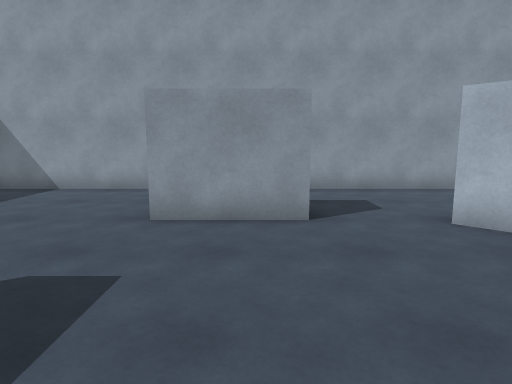
view 1 (above)

22 first-person views from a walk through a Unity game level. The camera is 1.4 m above the floor, tilts 8° down and sees 75° across. The floor is counted in squares, 1 m on a side. Each view is taken from the middle of a square. On the plan, view 1 faces up. The plan holds only what a view shows up to about 15 squares ahead; the rest is blank. The player character is not drawn.

view 2
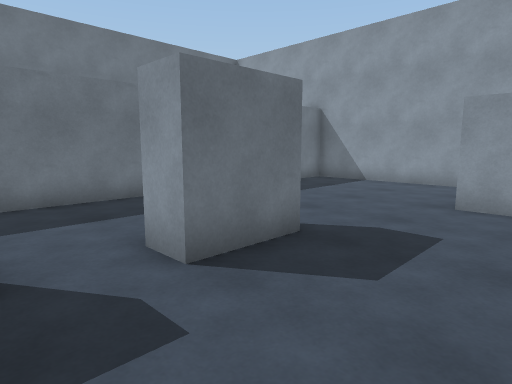

view 3
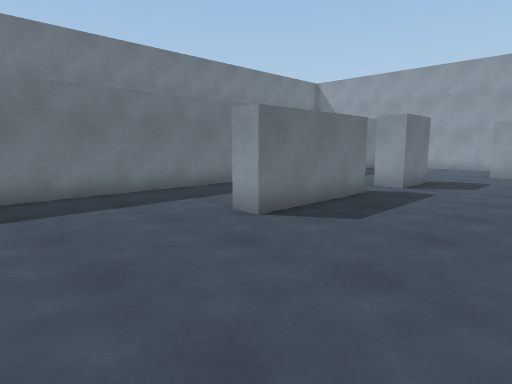

view 4
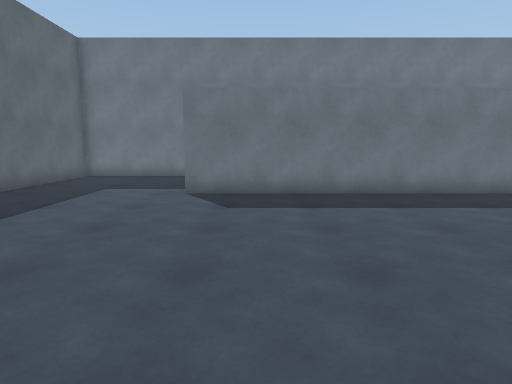

view 5
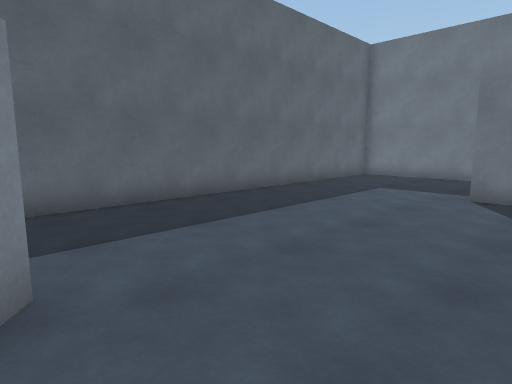

view 6
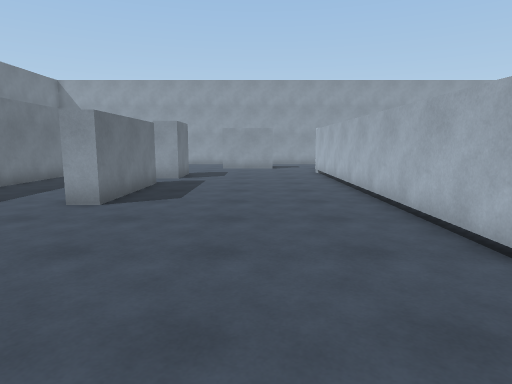

view 7
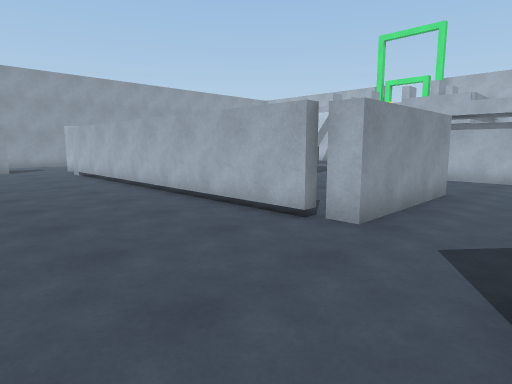

view 8
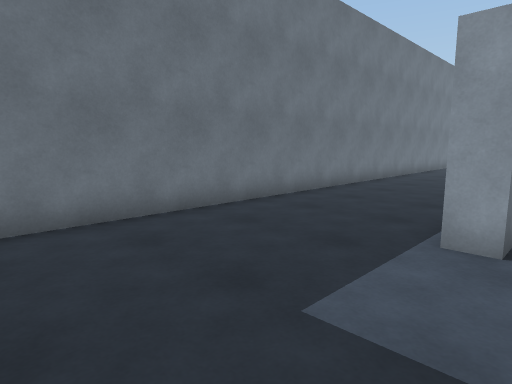

view 9
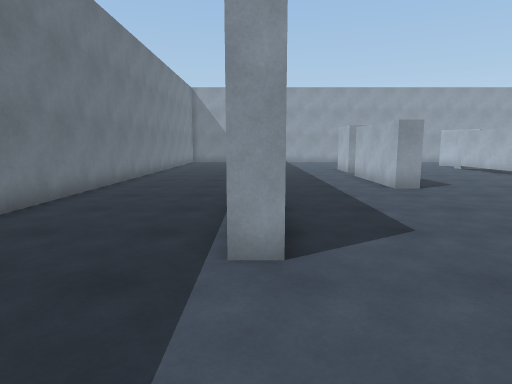

view 10
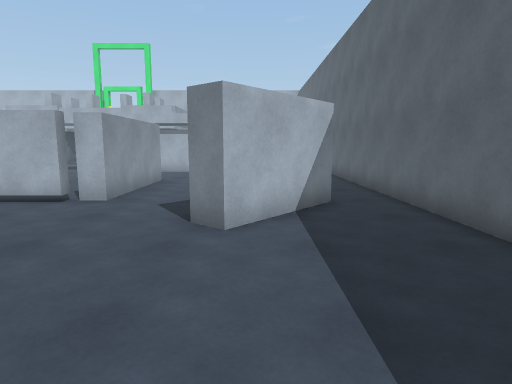

view 11
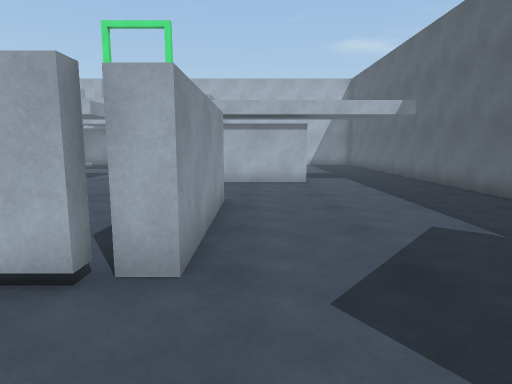

view 12
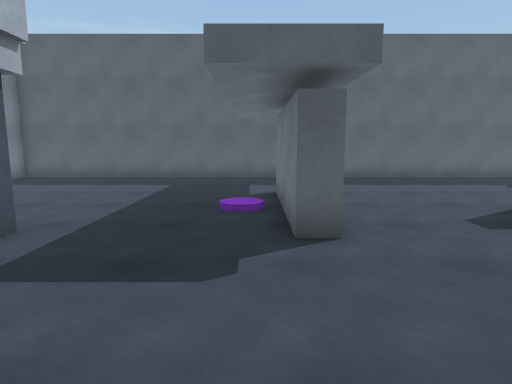

view 13
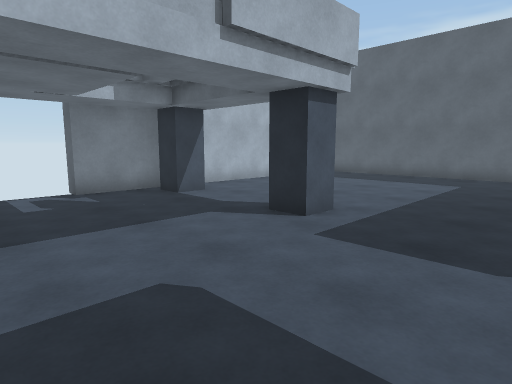

view 14
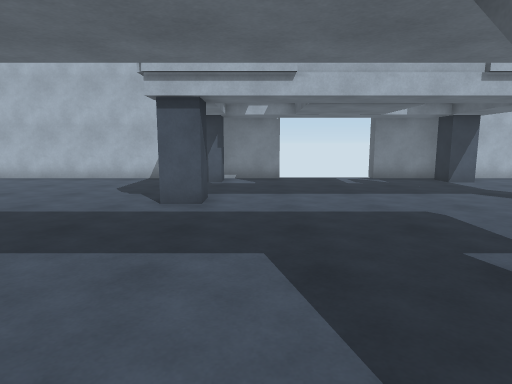

view 15
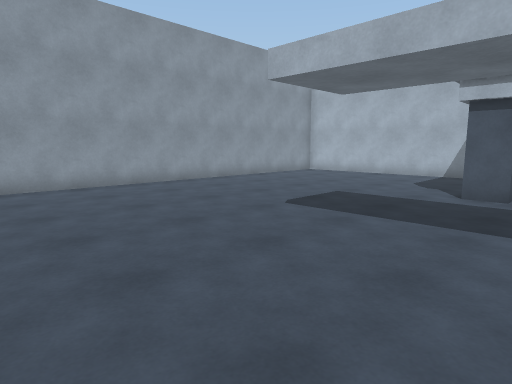

view 16
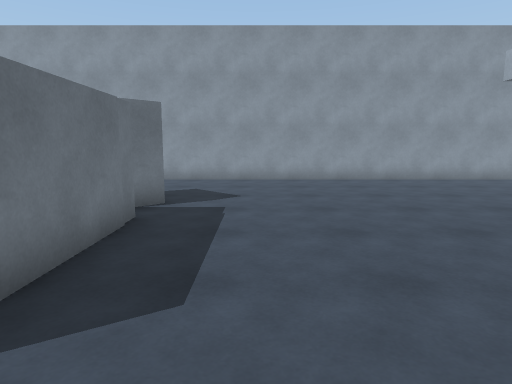

view 17
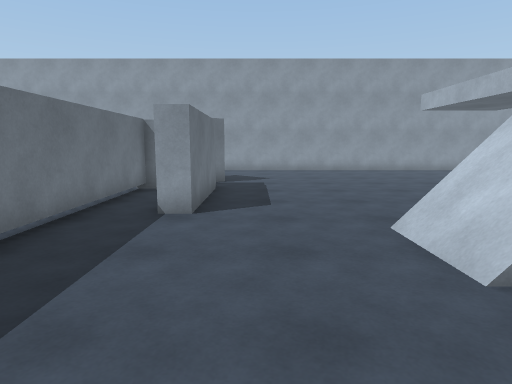

view 18
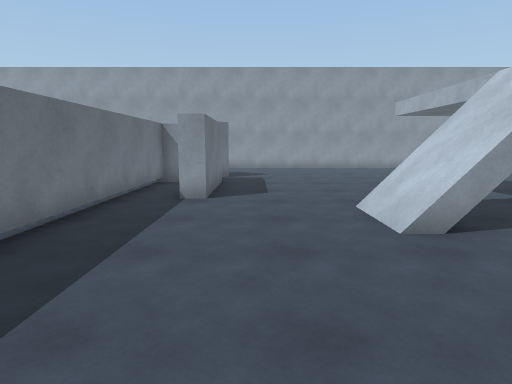

view 19
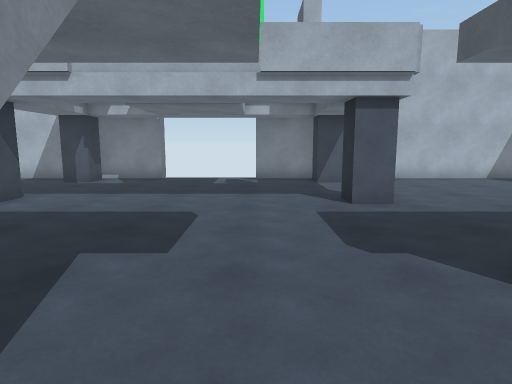

view 20
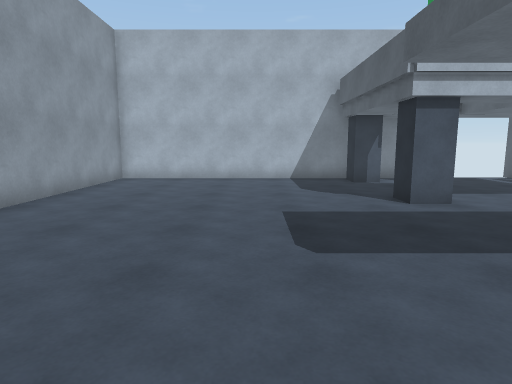

view 21
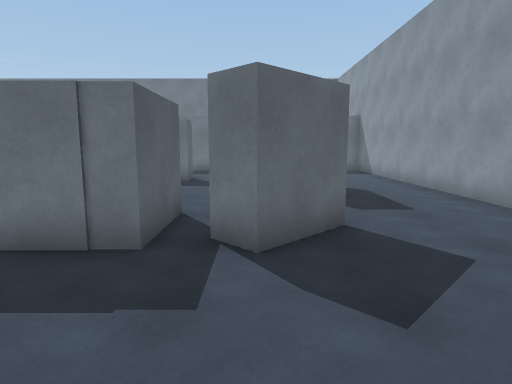

view 22
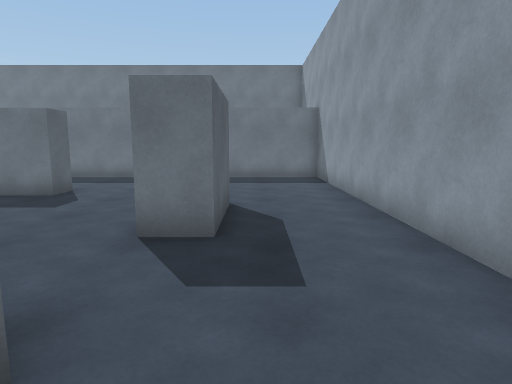

### Floor plan
Points are (right, up) in squares from view 1. A wall is a line through its corners. A room is listed if a view was taken in it or the views show most of it. See-through windows are left out.
Room 1 (views 1, 2, 3, 4, 5, 6, 7, 8, 9, 10, 11)
walls: (-3.7, -1.6) (-3.7, -6.2) (-4.5, -6.2) (-4.5, -1.9); (-8.6, 2.6) (-8.6, -13.1) (-9.4, -13.1); (-14.2, -1.8) (-14.2, -17.4); (3.1, -10.2) (3.1, 2.4); (0.4, -14.5) (1, -13.8); (1, 6.2) (-2, 6.2); (-3.4, 10.7) (-8.6, 10.7) (-8.6, 6.8); (-14.2, -18.7) (0.5, -18.7)
ways out: opening at (-2.7, 9) to room 2; opening at (1.5, -14.5) to room 2; opening at (2, 4.7) to room 2
objects: other object (-4, 0) to (-3, 2)
Room 2 (views 12, 13, 14, 15, 16, 17, 18, 19, 20, 21, 22)
walls: (12.6, -8.9) (13.4, -8.9) (13.4, -13.6); (8.5, -11.2) (3.4, -11.2) (3.4, -10.2) (3.1, -10.2); (12.7, -14) (12.7, -10); (4.1, 2.7) (3.4, 2.7) (3.4, -5.5); (24.9, -2) (24.2, -2) (24.2, 10.7) (-3.4, 10.7); (24.2, -8.8) (24.2, -6) (24.9, -6); (3, 3.4) (5.7, 3.4) (5.7, -1.3) (4.9, -1.3); (3.3, -16.9) (0.4, -14.5); (-2, 7.4) (1, 7.4) (1, 6.2); (0.5, -18.7) (24.2, -18.7) (24.2, -10.2)
ways out: opening at (-2.7, 9) to room 1; opening at (1.5, -14.5) to room 1; opening at (2, 4.7) to room 1
objects: other object (4, 4) to (6, 6); other object (18, -9) to (19, -8); other object (18, 0) to (19, 1); other object (23, -9) to (23, -8); other object (23, 0) to (23, 1)

Where each view was taken, in squares from view 1:
view 1: 0 up, 0 right, facing up
view 2: 2 down, 0 right, facing up-left
view 3: 11 down, 1 right, facing up-left
view 4: 11 down, 1 right, facing left
view 5: 11 down, 1 right, facing down-left
view 6: 14 down, 0 right, facing up
view 7: 14 down, 2 left, facing up-right
view 8: 18 down, 8 left, facing up-left
view 9: 17 down, 9 left, facing up
view 10: 15 down, 5 left, facing right
view 11: 12 down, 0 right, facing right
view 12: 4 down, 14 right, facing down
view 13: 3 down, 14 right, facing down-right
view 14: 1 down, 10 right, facing right
view 15: 1 down, 8 right, facing up-right
view 16: 3 down, 8 right, facing up
view 17: 8 down, 7 right, facing up
view 18: 10 down, 7 right, facing up
view 19: 6 down, 10 right, facing right
view 20: 5 up, 10 right, facing right
view 21: 5 up, 10 right, facing left
view 22: 8 up, 6 right, facing left
